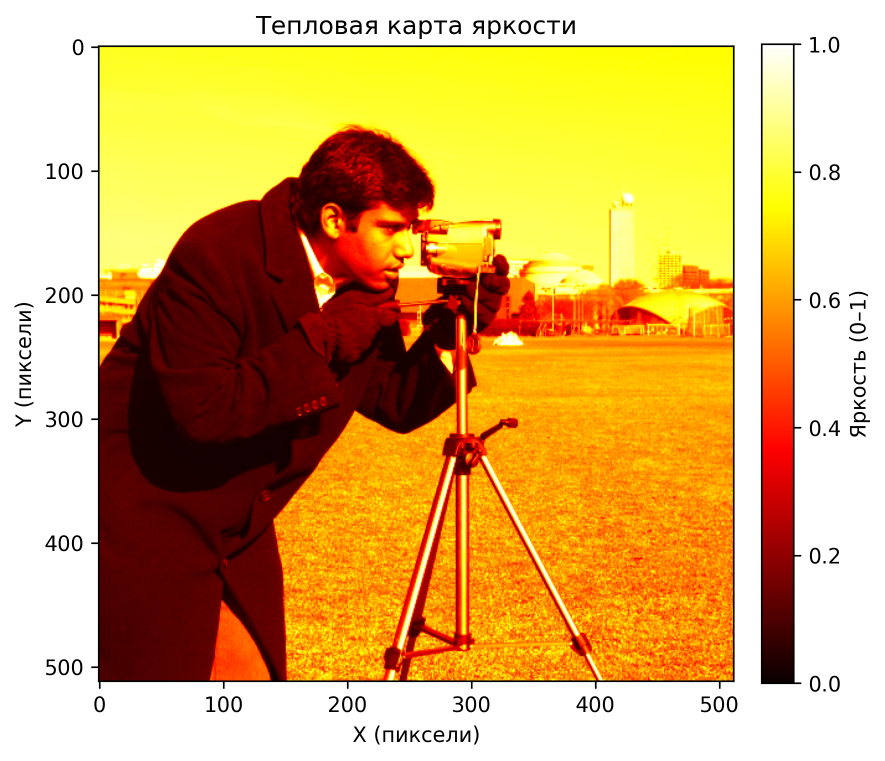
#> input picture CV-1-20/heatmap.png, 1770 x 1522 px, given in place of the camera (shown at 1/2 size)
$ python realtime_denoise.py   (older library calls are emulated)
#> lines starting #> are read from the running program, lines starting #| are printed output that depends on the picture; after the words box and inside, x2 and y2 are one past the last pixel; in counts of white or black regions, pixels touching at a corner belong together
import cv2
import numpy as np
import os
import time


# =====================================================================
# Функции, адаптированные из задачи CV-2-41 (фильтрация шума в изображении)
# =====================================================================

def estimate_noise(img):
    """
    Оценка уровня шума через дисперсию лапласиана.
    Взято из CV-2-41 (функция estimate_noise).
    """
    gray = cv2.cvtColor(img, cv2.COLOR_BGR2GRAY)
    lap = cv2.Laplacian(gray, cv2.CV_64F)
    return lap.var()


def adaptive_denoise(img, method="auto", ksize=5, sigma=75):
    """
    Адаптивная фильтрация изображения на основе уровня шума.
    Основано на функции adaptive_denoise из CV-2-41,
    дополнено параметрами для ручной настройки фильтров через trackbar.
    """
    noise_level = estimate_noise(img)

    if method == "auto":
        # Адаптивный выбор фильтра в зависимости от уровня шума
        if noise_level < 100:
            return cv2.GaussianBlur(img, (3, 3), 0.5), "GaussianBlur (3x3)"
        elif noise_level < 500:
            return cv2.medianBlur(img, 5), "MedianBlur (5)"
        else:
            return cv2.bilateralFilter(img, 9, 75, 75), "Bilateral (9,75,75)"
    elif method == "gaussian":
        return cv2.GaussianBlur(img, (ksize, ksize), 0), f"Gaussian ({ksize}x{ksize})"
    elif method == "median":
        return cv2.medianBlur(img, ksize), f"Median ({ksize})"
    elif method == "bilateral":
        return cv2.bilateralFilter(img, 9, sigma, sigma), f"Bilateral ({sigma})"
    else:
        raise ValueError("Некорректный метод фильтрации")


# =====================================================================
# 🔹 Функции для взаимодействия с пользователем (trackbar)
# =====================================================================

def setup_trackbar(window_name):
    """
    Создаёт trackbar для настройки параметров фильтрации.
    Новый код, добавленный для интерактивного управления.
    """
    cv2.createTrackbar("Filter", window_name, 0, 3, lambda x: None)
    cv2.createTrackbar("Kernel", window_name, 3, 15, lambda x: None)
    cv2.createTrackbar("Sigma", window_name, 75, 150, lambda x: None)
    cv2.createTrackbar("Save", window_name, 0, 1, lambda x: None)


def get_trackbar_values(window_name):
    """
    Возвращает текущие значения с trackbar.
    Новый код — используется для динамической настройки фильтра.
    """
    filter_id = cv2.getTrackbarPos("Filter", window_name)
    ksize = cv2.getTrackbarPos("Kernel", window_name)
    sigma = cv2.getTrackbarPos("Sigma", window_name)
    save_flag = cv2.getTrackbarPos("Save", window_name)

    filters = {0: "auto", 1: "gaussian", 2: "median", 3: "bilateral"}
    method = filters.get(filter_id, "auto")

    # kernel size должен быть нечётным
    if ksize % 2 == 0:
        ksize += 1

    return method, ksize, sigma, save_flag


# =====================================================================
# Запись видеофайла
# =====================================================================

def initialize_video_output(filename="denoised_output.avi", fps=30, frame_size=(640, 480)):
    """
    Подготавливает объект VideoWriter для записи результата в файл.
    Новый код (добавлен для реализации пункта "Сохранить результат как видео файл").
    """
    fourcc = cv2.VideoWriter_fourcc(*'XVID')
    return cv2.VideoWriter(filename, fourcc, fps, (frame_size[0] * 2, frame_size[1]))


# =====================================================================
# Главный цикл — адаптировано из кода CV-1-10 (работа с веб-камерой)
# =====================================================================

def main():
    """
    Захват видео с веб-камеры и адаптивная фильтрация в реальном времени.
    Основной цикл основан на коде CV-1-10, но дополнен:
      - адаптивной фильтрацией (из CV-2-41)
      - визуализацией двух видео (исходное + обработанное)
      - настройкой параметров через trackbar
      - сохранением результата
    """
    cap = cv2.VideoCapture(0)
    if not cap.isOpened():
        print("Ошибка: не удалось открыть камеру.")
        return

    window_name = "Noise Filtering (press 'q' to quit)"
    cv2.namedWindow(window_name)
    setup_trackbar(window_name)

    prev_time = time.time()
    writer = None
    print("Запуск. Нажмите 'q' для выхода.")

    while True:
        # Захват кадра с камеры
        ret, frame = cap.read()
#> frame is the input picture: shape (1522, 1770, 3); mean B, G, R 103.3, 174.3, 216.9
        if not ret:
            print("⚠ Не удалось считать кадр с камеры.")
            break

        frame = cv2.resize(frame, (640, 480))
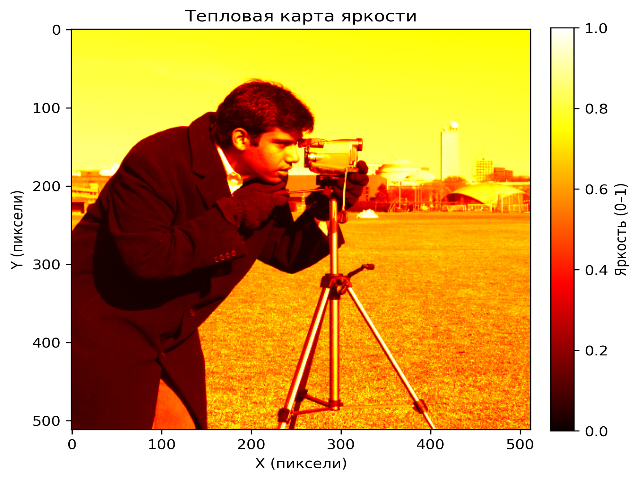
#> frame: shape (480, 640, 3); mean B, G, R 103.4, 174.3, 216.9

        # Получение параметров от пользователя
        method, ksize, sigma, save_flag = get_trackbar_values(window_name)

        # Фильтрация кадра (взято из CV-2-41, адаптировано под видео)
        denoised, method_name = adaptive_denoise(frame, method, ksize, sigma)
#> in estimate_noise, `gray = cv2.cvtColor(img, cv2.COLOR_BGR2GRAY)`:
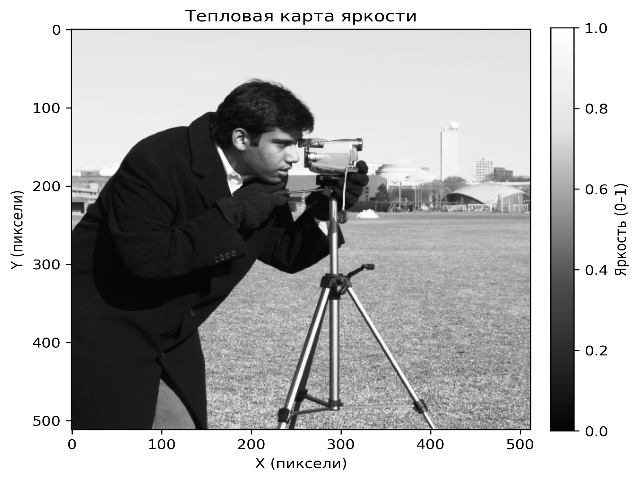
#> gray: shape (480, 640); min 0, max 255, mean 179
#> in estimate_noise, `lap = cv2.Laplacian(gray, cv2.CV_64F)`:
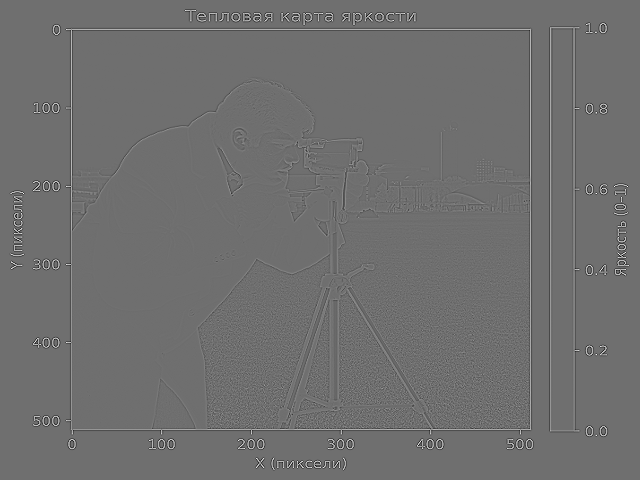
#> lap: shape (480, 640) float64; min -726, max 937, mean 0; drawn with min black and max white
#> in adaptive_denoise, `noise_level = estimate_noise(img)`: noise_level = 5064.6
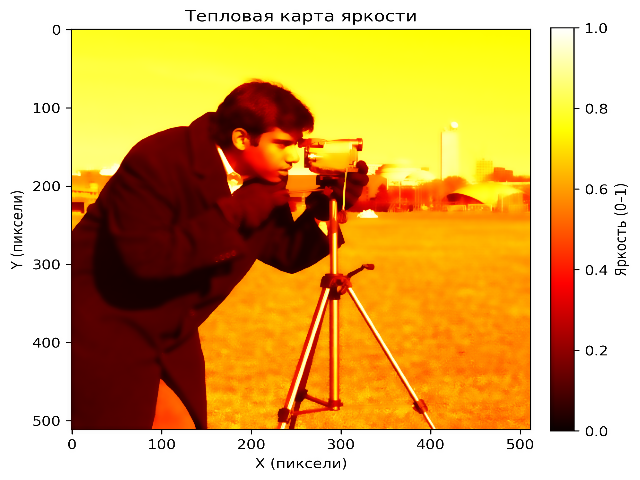
#> denoised: shape (480, 640, 3); mean B, G, R 103.5, 174.4, 217
#> method_name = 'Bilateral (9,75,75)'

        # Расчёт FPS (взято из CV-1-10)
        now = time.time()
        fps = 1.0 / (now - prev_time)
        prev_time = now

        # Визуализация исходного и обработанного кадров
        combined = np.hstack((frame, denoised))
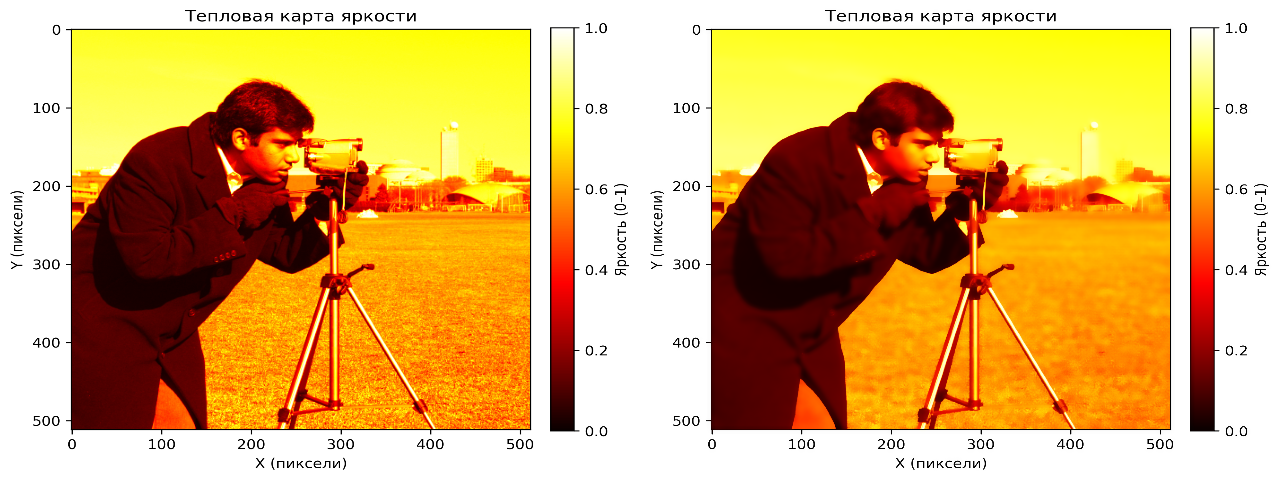
#> combined: shape (480, 1280, 3); mean B, G, R 103.4, 174.4, 216.9
        cv2.putText(combined, f"FPS: {fps:.1f} | {method_name}", (10, 30),
                    cv2.FONT_HERSHEY_SIMPLEX, 0.8, (0, 255, 0), 2)
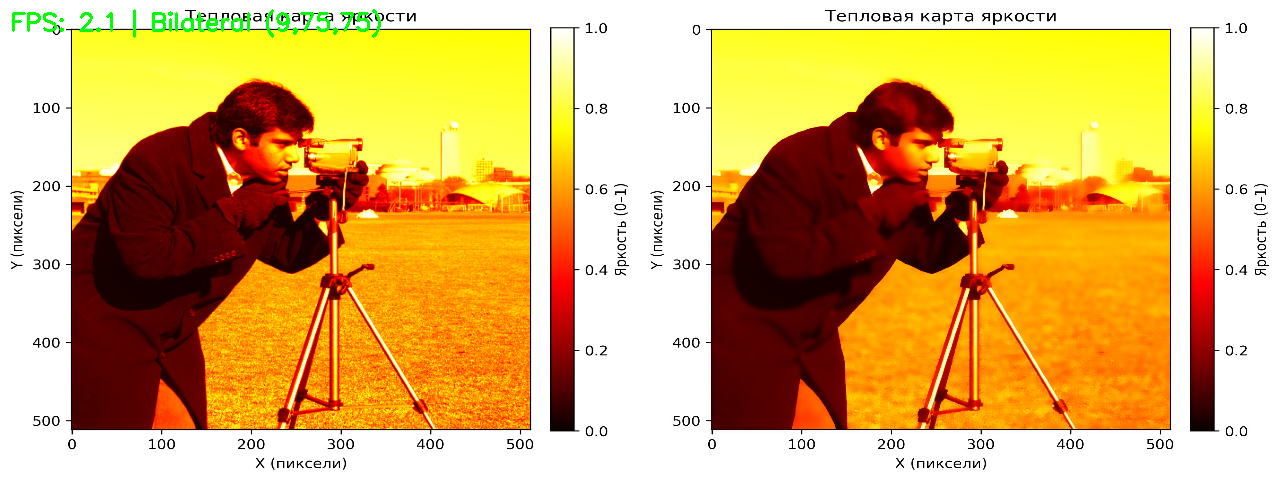
#> combined: shape (480, 1280, 3); 0.39% of pixels changed, all inside (x1, y1, x2, y2) = (12, 9, 381, 38)

        cv2.imshow(window_name, combined)

        # Управление записью видео
        if save_flag and writer is None:
            os.makedirs("results", exist_ok=True)
            writer = initialize_video_output("results/denoised_output.avi", 30, (640, 480))
            print("💾 Запись видео включена.")
        elif not save_flag and writer is not None:
            writer.release()
            writer = None
            print("Запись видео остановлена.")

        # Запись обработанного видео
        if writer is not None:
            writer.write(combined)

        # Выход (из CV-1-10)
        if cv2.waitKey(1) & 0xFF == ord('q'):
#> (key q is pressed here)
            break

    # Очистка ресурсов
    cap.release()
    if writer is not None:
        writer.release()
    cv2.destroyAllWindows()
    print("Работа завершена.")


# =====================================================================
# 🔹 Точка входа
# =====================================================================
if __name__ == "__main__":
    main()
